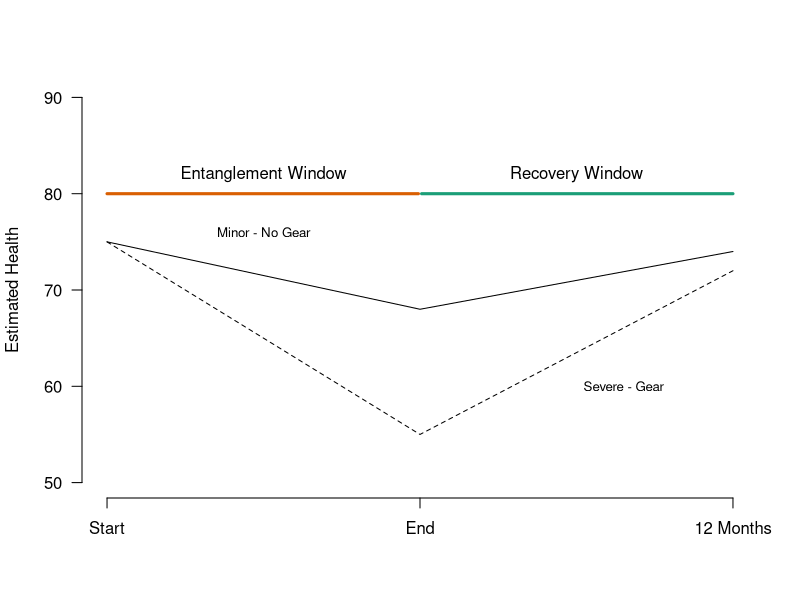
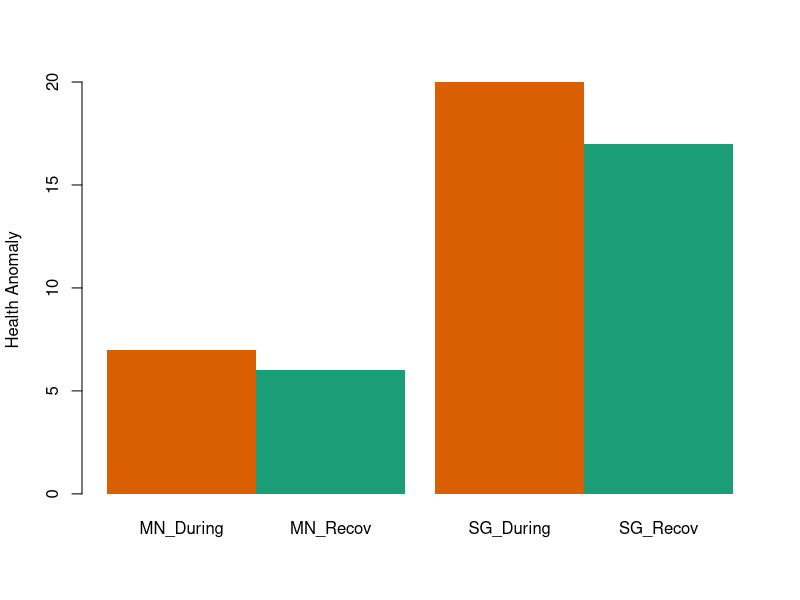

R code for these plots, in order: (Note: this script raises an error after producing the figures.)
## ---- chunk 1
library(RColorBrewer)
mypal <- brewer.pal(3, 'Dark2')
plot(c(0, 1, 2), c(75, 60, 74), type = 'n', ylim = c(50, 90), axes = FALSE, ann = FALSE)
lines(c(0, 1, 2), c(75, 68, 74))
lines(c(0, 1, 2), c(75, 55, 72), lty = 2)
axis(1, at = c(0, 1, 2), labels = c('Start', 'End', '12 Months'))
axis(2, at = seq(50, 90, 10), las = 1)
mtext('Estimated Health', side = 2, line = 3)
text(1.65, 60, 'Severe - Gear', cex = 0.8)
text(0.5, 76, 'Minor - No Gear', cex = 0.8)
lines(c(0, .995), c(80, 80), col = "#D95F02", lwd = 3)
lines(c(1.005, 2), c(80, 80), col = "#1B9E77", lwd = 3)
text(0.5, 82, 'Entanglement Window')
text(1.5, 82, 'Recovery Window')
## ---- chunk 2
df <- data.frame(time = rep(0:1, 2), 
                 health = c(75 - 68, abs(68 - 74), 75 - 55, abs(55 - 72)), 
                 status = rep(c('Minor - No Gear', 'Severe - Gear'), 2))

barplot(df$health, beside = TRUE, space = c(0, 0, 0.2, 0), names = c('MN_During', 'MN_Recov', 'SG_During', 'SG_Recov'),
        col = c("#D95F02", "#1B9E77"), ylab = 'Health Anomaly', border = NA)
## ---- chunk 3
dfout <- prepSlopeHealthData()
dim(dfout)
head(dfout)
## ---- chunk 4
dfMed <- prepSlopeHealthDataMedian(dfout)
dfn <- prepSlopeHealthDataAnnotation(dfout)
## ---- chunk 5
dfAsuml <- prepSlopeHealthDataBarplot(dfout)
## ---- chunk 6
library(gridExtra)
pOut <- plotSlopeHealth(dfout, dfn, dfMed, dfAsuml)
pOut
ggsave(plot = pOut, filename = 'print.pdf', path = '/Users/rob/Dropbox/Papers/KnowltonEtAl_Entanglement/images/ggTest', device = 'pdf')
ggsave(plot = pOut, filename = 'web.png', path = '/Users/rob/Dropbox/Papers/KnowltonEtAl_Entanglement/images/ggTest', device = 'png', dpi = 300, width = 9, height = 6, units = 'in')
